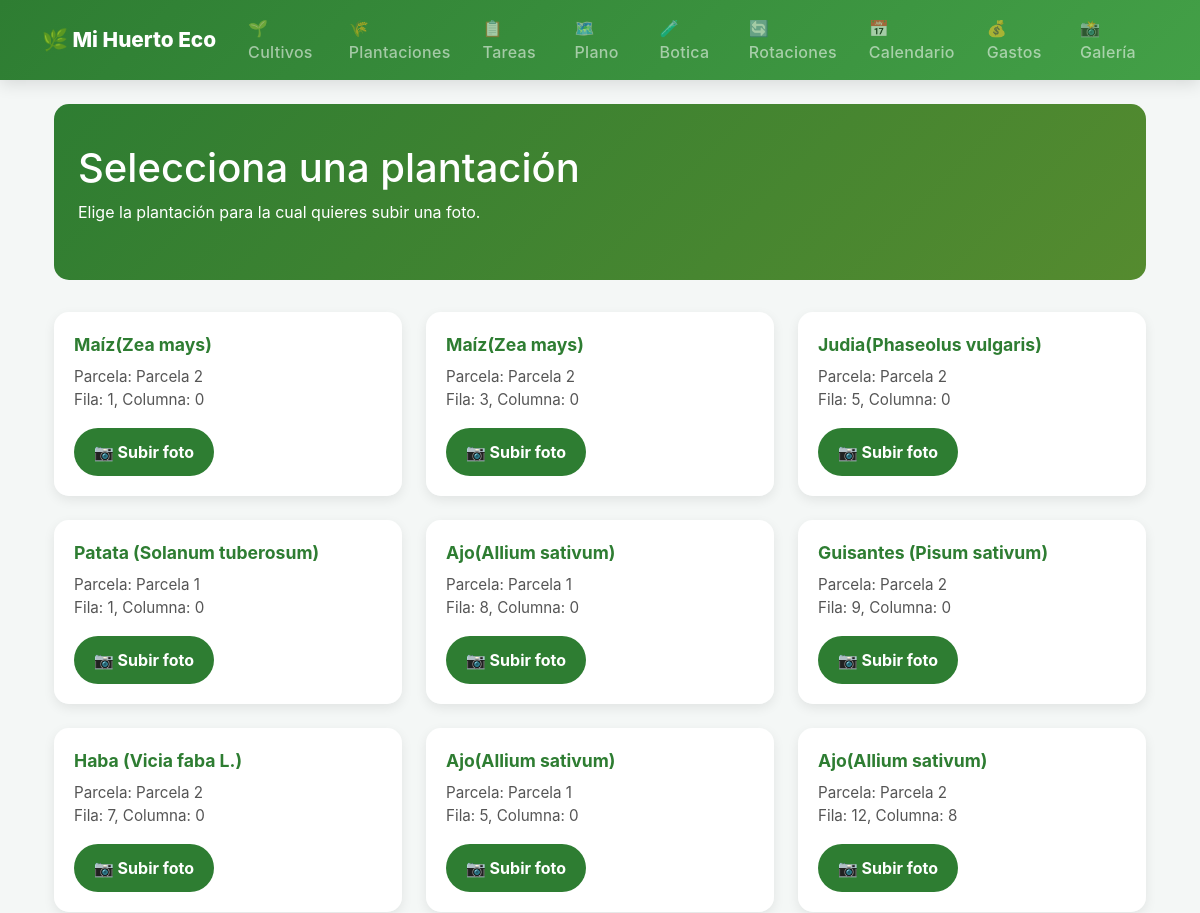
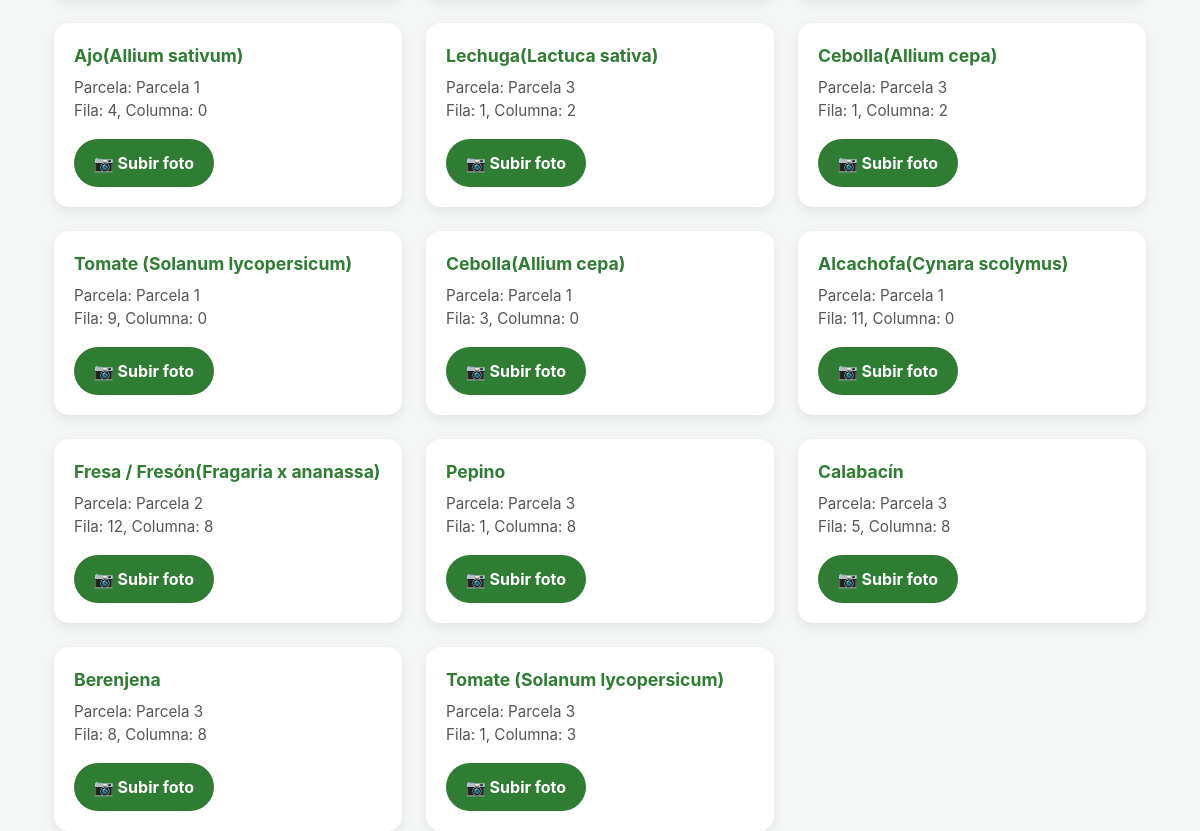
The page /fotos/subir/seleccionar/ on the database as committed earlier (2 pictures, top to bottom).
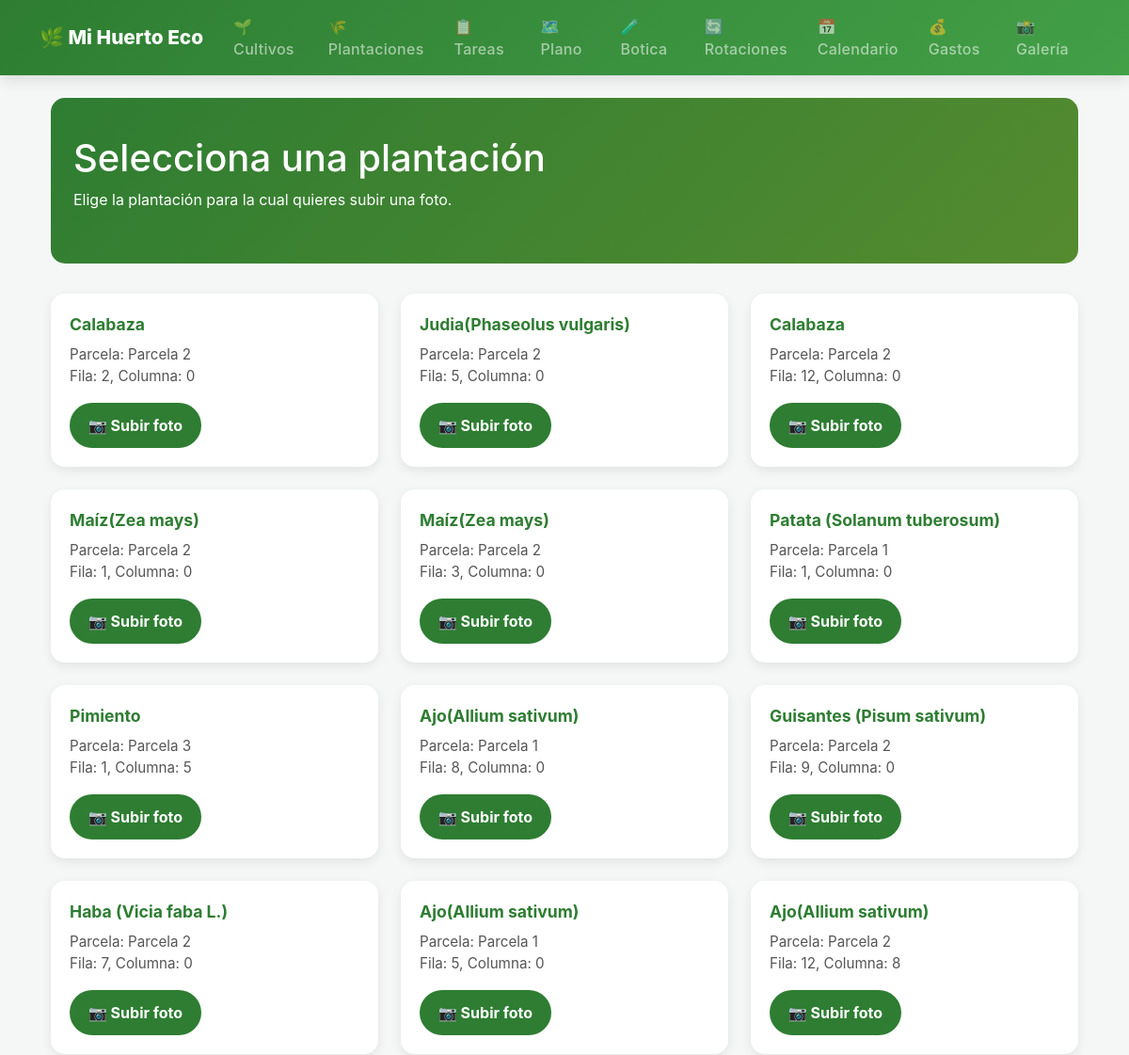
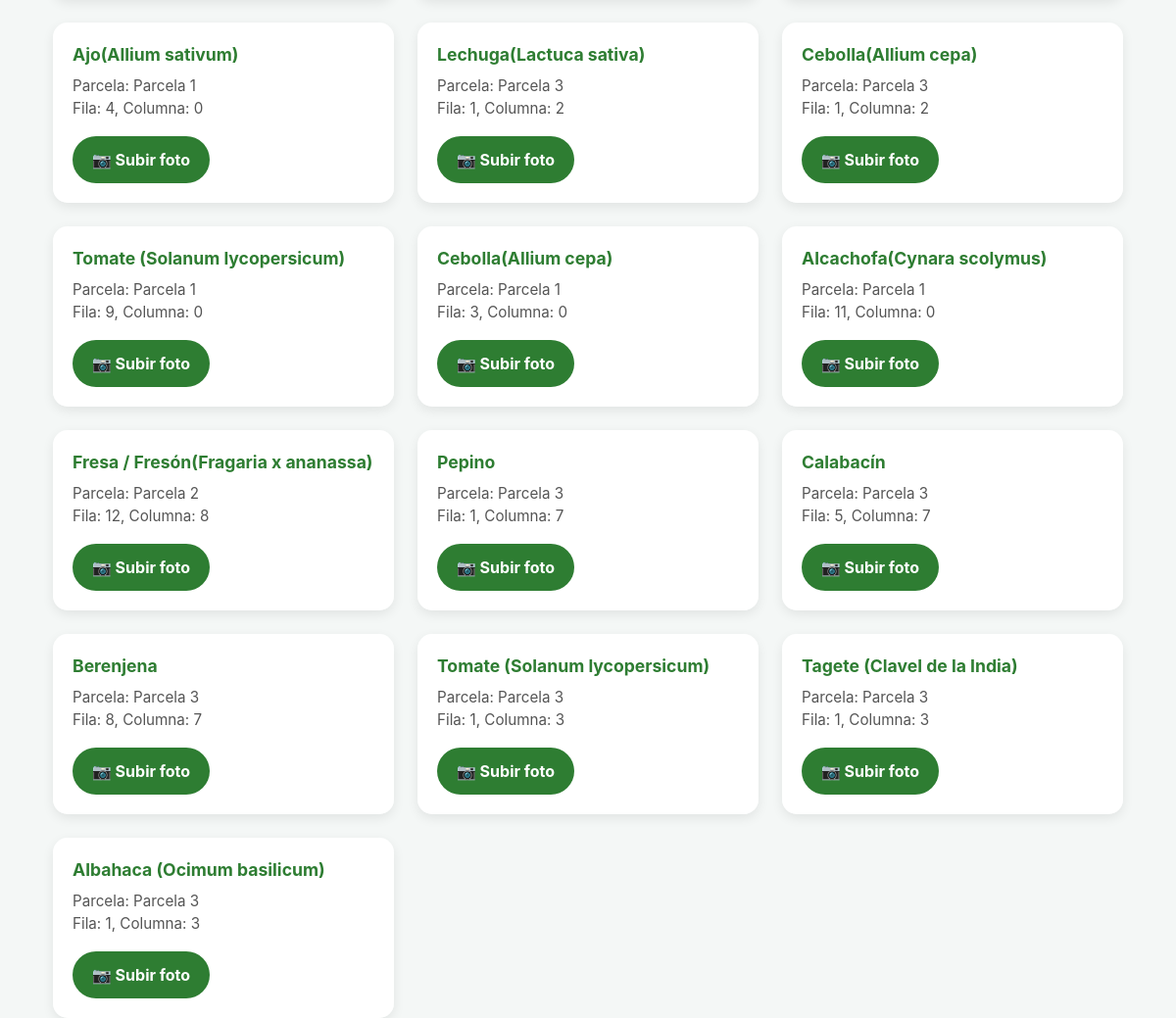
The same page on the database as committed later (2 pictures, top to bottom).
### gestion_huerto/models.py (models this page shows, shortened)
class Plantacion(models.Model):
    PROCEDENCIA_CHOICES = [
        ('semilla_propia', 'Semilla Propia'),
        ('compra_local', 'Compra Local'),
        ('ajero corella', 'Ajero Corella'),
        ('piensos muga', 'Piensos Muga'),
        ('cintruenigo', 'Cintruenigo'),
        ('otro', 'Otro'),
    ]
    parcela = models.ForeignKey(Parcela, on_delete=models.CASCADE, related_name='plantaciones')
    cultivo = models.ForeignKey(Cultivo, on_delete=models.CASCADE, related_name='plantaciones')
    variedad = models.ForeignKey(Variedad, on_delete=models.SET_NULL, null=True, blank=True, related_name='plantaciones')
    columna_inicio = models.PositiveIntegerField()
    fila_inicio = models.PositiveIntegerField()
    columna_fin = models.PositiveIntegerField()
    fila_fin = models.PositiveIntegerField()
    distancia_personalizada = models.DecimalField(max_digits=5, decimal_places=2, null=True, blank=True, help_text="Distancia en cm entre plantas")
    precio_unitario_cosecha = models.DecimalField(max_digits=8, decimal_places=2, null=True, blank=True)
    origen_plantel = models.CharField(
        max_length=100,
        blank=True,
        help_text="Ej: semillero propio, vivero local, intercambio, etc."
    )
    observaciones_seguimiento = models.TextField(
        blank=True,
        help_text="Resumen general del seguimiento del cultivo"
    )
    TIPO_SIEMBRA_CHOICES = [
        ('terreno', 'Siembra en terreno'),
        ('semillero', 'Siembra en semillero'),
    ]
    tipo_siembra = models.CharField(
        max_length=20,
        choices=TIPO_SIEMBRA_CHOICES,
        default='terreno',
        help_text="¿Dónde se siembra? (terreno directamente o semillero para trasplantar)"
    )
    ESTADO_CHOICES = [
        ('planificada', 'Planificada'),
        ('sembrada', 'Sembrada'),
        ('germinada', 'Germinada'),
        ('trasplantada', 'Trasplantada'),
        ('en_cultivo', 'En cultivo'),
        ('en_cosecha', 'En cosecha'),
        ('finalizada', 'Finalizada'),
        ('perdida', 'Perdida'),
    ]
    estado = models.CharField(
        max_length=20,
        choices=ESTADO_CHOICES,
        default='sembrada',
        help_text="Estado actual de la plantación"
    )
    fecha_germinado_estimado = models.DateField(null=True, blank=True, help_text="Fecha prevista para la germinación")
    fecha_germinado_real = models.DateField(null=True, blank=True, help_text="Fecha en que germinó")
    fecha_siembra = models.DateField(null=True, blank=True, help_text="Deprecated: usar fecha_siembra_real")
    fecha_trasplante = models.DateField(null=True, blank=True, help_text="Fecha de trasplante (si aplica)")
    MODO_IMPLANTACION_CHOICES = [
        ('directa', 'Siembra directa'),
        ('semillero', 'Desde semillero'),
        ('plantel', 'Plantel comprado'),
    ]
    modo_implantacion = models.CharField(
        max_length=20,
        choices=MODO_IMPLANTACION_CHOICES,
        default='directa',
        blank=False,
        verbose_name='Modo de implantación',
        help_text='Cómo entra el cultivo al terreno definitivo.'
    )
    fecha_recoleccion_inicio = models.DateField(null=True, blank=True, help_text="Fecha prevista para inicio de cosecha")
    fecha_recoleccion_esperada = models.DateField(null=True, blank=True, help_text="Deprecated: usar fecha_recoleccion_inicio")
    procedencia = models.CharField(
        max_length=20,
        choices=PROCEDENCIA_CHOICES,
        default='otro',
        help_text="Origen de la planta o semilla"
    )
    notas = models.TextField(blank=True)
    objects = PlantacionQuerySet.as_manager()
    cantidad = models.PositiveIntegerField(
    null=True, blank=True,
    help_text="Número de plantas plantadas"
    )
    @property
    def fila(self):
        return self.fila_inicio
    @property
    def columna(self):
        return self.columna_inicio
    class Meta:
        verbose_name = "Plantación"
        verbose_name_plural = "Plantaciones"
        ordering = ['-fecha_siembra']

class Cultivo(models.Model):
    FAMILIA_CHOICES = [
        ('solanaceas',    'Solanáceas (Tomate, Pimiento, Berenjena, Patata)'),
        ('cucurbitaceas', 'Cucurbitáceas (Calabaza, Calabacín, Pepino, Melón)'),
        ('cruciferas',    'Crucíferas (Brócoli, Repollo, Coliflor, Rábano)'),
        ('hoja',          'Hoja (Lechuga, Espinaca, Acelga)'),
        ('umbeliferas',   'Umbelíferas (Zanahoria, Apio, Perejil, Hinojo)'),
        ('leguminosas',   'Leguminosas (Haba, Guisante, Judía, Alubia)'),
        ('aliaceas',      'Alíaceas (Ajo, Cebolla, Puerro, Cebolleta)'),
        ('gramineas',     'Gramíneas (Maíz, Trigo)'),
        ('compuestas',    'Compuestas (Alcachofa, Girasol)'),
        ('otros',         'Otros'),
    ]
    TIPO_CULTIVO_CHOICES = [
        ('hortaliza', 'Hortaliza'),
        ('frutal', 'Frutal'),
        ('flor', 'Flor'),
    ]
    GRUPO_ROTACION_CHOICES = [
        ('fruto', 'Grupo A — Fruto (Solanáceas, Cucurbitáceas)'),
        ('hoja_raiz', 'Grupo B — Hoja/Raíz (Crucíferas, Lechugas, Zanahorias)'),
        ('leguminosa', 'Grupo C — Leguminosa (Fija nitrógeno)'),
        ('bulbo', 'Grupo D — Bulbo/Limpieza (Aliáceas)'),
    ]
    grupo_rotacion = models.CharField(
        max_length=20,
        choices=GRUPO_ROTACION_CHOICES,
        blank=True,
        help_text="Grupo de rotación al que pertenece el cultivo"
    )
    tipo_cultivo = models.CharField(
        max_length=20,
        choices=TIPO_CULTIVO_CHOICES,
        default='hortaliza',
        help_text="Hortaliza, frutal o flor"
    )
    es_perenne = models.BooleanField(
        default=False,
        help_text="Marca si la planta permanece varios años (ej. frutales, aromáticas perennes)"
    )
    nombre = models.CharField(max_length=100, unique=True)
    familia = models.CharField(max_length=20, choices=FAMILIA_CHOICES, default='otros')
    emoji = models.CharField(max_length=10, blank=True, default='🌱')
    requiere_trasplante = models.BooleanField(default=False)
    clasificacion_rotacion = models.CharField(max_length=100, blank=True)
    epoca_siembra = models.CharField(max_length=50, blank=True)
    epoca_trasplante = models.CharField(max_length=50, blank=True)
    epoca_recoleccion = models.CharField(max_length=50, blank=True)
    dias_ciclo = models.PositiveIntegerField(null=True, blank=True)
    marco_plantacion = models.CharField(max_length=100, blank=True)
    distancia_plantas = models.PositiveIntegerField(null=True, blank=True)
    distancia_lineas = models.PositiveIntegerField(null=True, blank=True)
    profundidad_siembra = models.CharField(max_length=50, blank=True)
    meses_siembra = models.CharField(max_length=50, blank=True)
    meses_trasplante = models.CharField(max_length=50, blank=True)
    meses_recoleccion = models.CharField(max_length=50, blank=True)
    temp_min_germinacion = models.PositiveIntegerField(null=True, blank=True)
    temp_optima_germinacion = models.PositiveIntegerField(null=True, blank=True)
    temp_max_germinacion = models.PositiveIntegerField(null=True, blank=True)
    tiempo_germinacion = models.PositiveIntegerField(null=True, blank=True)
    riego = models.TextField(blank=True)
    abono = models.TextField(blank=True)
    mantenimiento = models.TextField(blank=True)
    plagas_comunes = models.TextField(blank=True)
    enfermedades_comunes = models.TextField(blank=True)
    observaciones = models.TextField(blank=True)
    notas_locales = models.TextField(blank=True)
    NO_RIEGO_INICIAL = {
        'patata', 'patatas',
        'judia', 'judias', 'judía', 'judías',
        'maiz', 'maíz',
    }
    class Meta:
        verbose_name = "Cultivo"
        verbose_name_plural = "Cultivos"
        ordering = ['nombre']

class Parcela(models.Model):
    TIPO_TABLA_CHOICES = [
        (1, 'Tabla 1 (17x12 Rectangular)'),
        (2, 'Tabla 2 (Trapezoidal 6-12m)'),
        (3, 'Tabla 3 (Irregular 12-6m)'),
    ]
    nombre = models.CharField(max_length=100, unique=True)
    columnas = models.PositiveIntegerField(default=12)
    filas = models.PositiveIntegerField(default=12)
    tipo_tabla = models.PositiveIntegerField(
        choices=TIPO_TABLA_CHOICES,
        default=1,
        help_text="Tipo de tabla para validación geométrica (1=rectangular, 2=triangular, 3=diagonal)",
    )
    foto_general = models.ImageField(upload_to='parcelas/', blank=True, null=True)
    class Meta:
        verbose_name = "Parcela"
        verbose_name_plural = "Parcelas"

### gestion_huerto/views.py (the view)
# urls.py: path('fotos/subir/seleccionar/', views.subir_foto_seleccionar, name='subir_foto_seleccionar'),
def subir_foto_seleccionar(request):
    plantaciones = Plantacion.objects.select_related('cultivo', 'parcela').all()
    return render(request, 'galeria/subir_foto_seleccionar.html', {'plantaciones': plantaciones})

### gestion_huerto/templates/galeria/subir_foto_seleccionar.html (shortened to what this page needs)
{% extends 'base.html' %}
{% load static %}
{% block content %}
<div class="container-fluid">
    <div class="subir-header">
        <h1>Selecciona una plantación</h1>
        <p>Elige la plantación para la cual quieres subir una foto.</p>
    </div>
    {% if plantaciones %}
        <div class="row g-4">
            {% for plantacion in plantaciones %}
                <div class="col-12 col-md-6 col-lg-4">
                    <div class="plantacion-card">
                        <div class="plantacion-body">
                            <div class="plantacion-title">{{ plantacion.cultivo.nombre }}</div>
                            <div class="plantacion-meta">
                                Parcela: {{ plantacion.parcela.nombre }}<br>
                                Fila: {{ plantacion.fila }}, Columna: {{ plantacion.columna }}
                            </div>
                            <a href="{% url 'subir_foto' plantacion.id %}" class="plantacion-link">
                                📷 Subir foto
                            </a>
                        </div>
                    </div>
                </div>
            {% endfor %}
        </div>
    {% else %}
        <div class="sin-plantaciones">
            <h3>No hay plantaciones disponibles</h3>
            <p>Primero crea una plantación para poder subir fotos.</p>
            <a href="{% url 'nueva_plantacion' %}" class="btn btn-primary mt-3">Crear plantación</a>
        </div>
    {% endif %}
</div>
{% endblock %}

### gestion_huerto/templates/base.html (shortened to what this page needs)
<!DOCTYPE html>
<html lang="es">
<head>
    <link href="https://cdn.jsdelivr.net/npm/bootstrap@5.3.0/dist/css/bootstrap.min.css" rel="stylesheet">
    <link rel="stylesheet" href="https://cdn.jsdelivr.net/npm/bootstrap-icons@1.11.0/font/bootstrap-icons.css">
</head>
<body>
    <nav class="navbar navbar-expand-lg navbar-dark mb-4">
        <div class="container">
            <a class="navbar-brand" href="/">🌿 Mi Huerto Eco</a>
            <div class="collapse navbar-collapse" id="navbarNav">
                <div class="navbar-nav ms-auto">
                    <a class="nav-link" href="/cultivos/">🌱 Cultivos</a>
                    <a class="nav-link" href="/plantaciones/">🌾 Plantaciones</a>
                    <a class="nav-link" href="/tareas/">📋 Tareas</a>
                    <a class="nav-link" href="/plano/">🗺️ Plano</a>
                    <a class="nav-link" href="/botica/">🧪 Botica</a>
                    <a class="nav-link" href="/rotaciones/">🔄 Rotaciones</a>
                    <a class="nav-link" href="/calendario/">📅 Calendario</a>
                    <a class="nav-link" href="/gastos/">💰 Gastos</a>
                    <a class="nav-link" href="/galeria/">📸 Galería</a>
                </div>
            </div>
        </div>
    </nav>
    <div class="container fade-in">
        {% block content %}{% endblock %}
    </div>
</body>
</html>

### gestion_huerto/templates/base.html (style rules this page uses)
:root { --primary-green: #2e7d32; --secondary-green: #43a047; --light-green: #e8f5e9; --earth-brown: #8d6e63; --light-brown: #d7ccc8; --sun-yellow: #fbc02d; --water-blue: #1976d2; --light-blue: #e3f2fd; --alert-orange: #ff9800; --danger-red: #f44336; --success-color: #4caf50; --warning-color: #ffc107; --info-color: #17a2b8; --text-muted: #999; --text-dark: #333; --bg-light: #f4f7f6; --border-light: #e0e0e0; --shadow-sm: 0 2px 8px rgba(0,0,0,0.08); --shadow-md: 0 4px 16px rgba(0,0,0,0.12); --shadow-lg: 0 8px 24px rgba(0,0,0,0.15); --transition-smooth: all 0.3s cubic-bezier(0.4, 0, 0.2, 1); }
* { box-sizing: border-box; }
body { background-color: var(--bg-light); font-family: -apple-system, BlinkMacSystemFont, 'Segoe UI', Roboto, 'Helvetica Neue', Arial, sans-serif; color: var(--text-dark); }
.navbar { background: linear-gradient(135deg, var(--primary-green) 0%, var(--secondary-green) 100%) !important; box-shadow: var(--shadow-md); transition: var(--transition-smooth); }
.navbar-brand { font-weight: 800; font-size: 1.3rem; display: flex; align-items: center; gap: 8px; }
.nav-link { position: relative; font-weight: 500; letter-spacing: 0.3px; transition: var(--transition-smooth); margin: 0 8px; }
.nav-link::after { content: ''; position: absolute; bottom: 0; left: 0; width: 0; height: 2px; background: rgba(255, 255, 255, 0.8); transition: width 0.3s ease; }
a { text-decoration: none; transition: var(--transition-smooth); }
.fade-in { animation: fadeIn 0.5s ease-in; }

### gestion_huerto/templates/galeria/subir_foto_seleccionar.html (style rules this page uses)
.subir-header { background: linear-gradient(135deg, #2e7d32 0%, #558b2f 100%); color: white; padding: 2.5rem 1.5rem; border-radius: 15px; margin-bottom: 2rem; }
.plantacion-card { border-radius: 15px; box-shadow: 0 4px 12px rgba(0,0,0,0.08); overflow: hidden; transition: transform 0.3s ease, box-shadow 0.3s ease; }
.plantacion-body { padding: 1.25rem; background: white; }
.plantacion-title { font-size: 1.1rem; font-weight: 700; color: #2e7d32; margin-bottom: 0.5rem; }
.plantacion-meta { color: #555; font-size: 0.95rem; margin-bottom: 1rem; }
.plantacion-link { display: inline-flex; align-items: center; justify-content: center; min-width: 140px; padding: 0.75rem 1rem; background: #2e7d32; color: white; border-radius: 999px; text-decoration: none; font-weight: 700; transition: transform 0.3s ease, box-shadow 0.3s ease; }

Rows that differ between the two databases and show on the page:
added Plantacion: cultivo.nombre "Calabaza", parcela.nombre "Parcela 2", fila "2", columna "0"
changed Plantacion "Judia(Phaseolus vulgaris)": moves up the list
added Plantacion: cultivo.nombre "Calabaza", parcela.nombre "Parcela 2", fila "12", columna "0"
added Plantacion: cultivo.nombre "Pimiento", parcela.nombre "Parcela 3", fila "1", columna "5"
changed Plantacion "Pepino": columna "8" → "7"
changed Plantacion "Calabacín": columna "8" → "7"
changed Plantacion "Berenjena": columna "8" → "7"
added Plantacion: cultivo.nombre "Tagete (Clavel de la India)", parcela.nombre "Parcela 3", fila "1", columna "3"
added Plantacion: cultivo.nombre "Albahaca (Ocimum basilicum)", parcela.nombre "Parcela 3", fila "1", columna "3"
